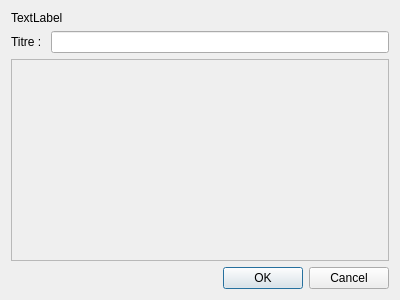
<?xml version="1.0" encoding="UTF-8"?>
<ui version="4.0">
 <class>Profile_Editor</class>
 <widget class="QDialog" name="Profile_Editor">
  <property name="geometry">
   <rect>
    <x>0</x>
    <y>0</y>
    <width>400</width>
    <height>300</height>
   </rect>
  </property>
  <property name="windowTitle">
   <string>Dialog</string>
  </property>
  <layout class="QVBoxLayout" name="verticalLayout">
   <item>
    <widget class="QLabel" name="titreFiliere">
     <property name="text">
      <string>TextLabel</string>
     </property>
    </widget>
   </item>
   <item>
    <layout class="QHBoxLayout" name="horizontalLayout">
     <item>
      <widget class="QLabel" name="label_2">
       <property name="text">
        <string>Titre : </string>
       </property>
      </widget>
     </item>
     <item>
      <widget class="QLineEdit" name="titre"/>
     </item>
    </layout>
   </item>
   <item>
    <widget class="QScrollArea" name="predicatList">
     <property name="widgetResizable">
      <bool>true</bool>
     </property>
     <widget class="QWidget" name="scrollAreaWidgetContents">
      <property name="geometry">
       <rect>
        <x>0</x>
        <y>0</y>
        <width>380</width>
        <height>199</height>
       </rect>
      </property>
     </widget>
    </widget>
   </item>
   <item>
    <widget class="QDialogButtonBox" name="buttonBox">
     <property name="orientation">
      <enum>Qt::Horizontal</enum>
     </property>
     <property name="standardButtons">
      <set>QDialogButtonBox::Cancel|QDialogButtonBox::Ok</set>
     </property>
    </widget>
   </item>
  </layout>
 </widget>
 <resources/>
 <connections>
  <connection>
   <sender>buttonBox</sender>
   <signal>accepted()</signal>
   <receiver>Profile_Editor</receiver>
   <slot>accept()</slot>
   <hints>
    <hint type="sourcelabel">
     <x>248</x>
     <y>254</y>
    </hint>
    <hint type="destinationlabel">
     <x>157</x>
     <y>274</y>
    </hint>
   </hints>
  </connection>
  <connection>
   <sender>buttonBox</sender>
   <signal>rejected()</signal>
   <receiver>Profile_Editor</receiver>
   <slot>reject()</slot>
   <hints>
    <hint type="sourcelabel">
     <x>316</x>
     <y>260</y>
    </hint>
    <hint type="destinationlabel">
     <x>286</x>
     <y>274</y>
    </hint>
   </hints>
  </connection>
 </connections>
</ui>
